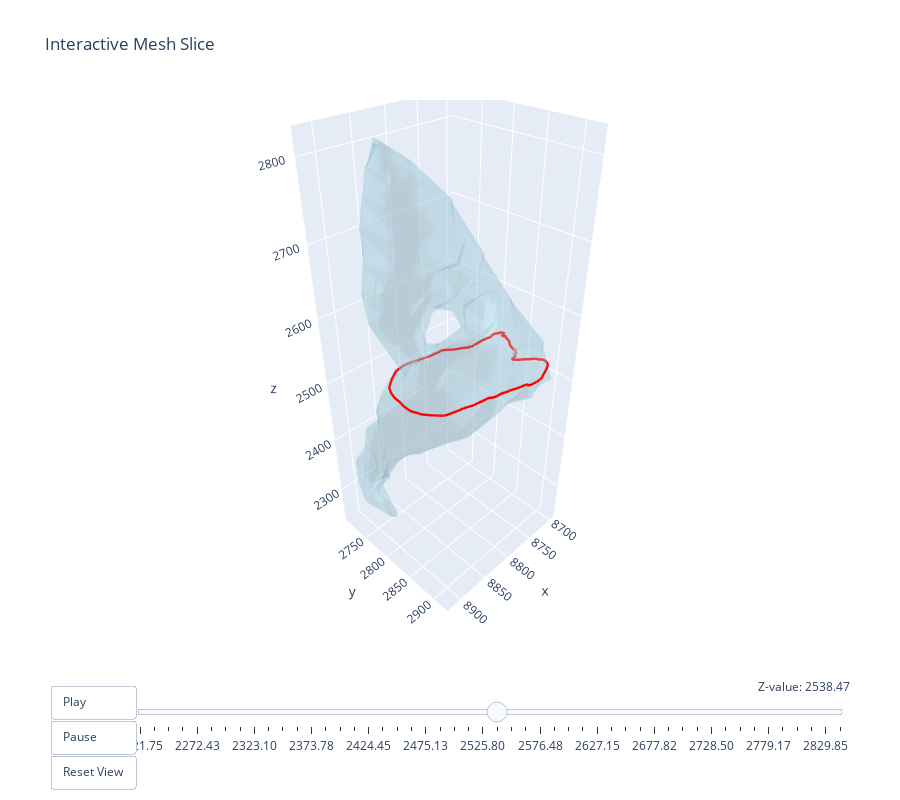

Notebook source saved alongside this figure:
### Markdown cell above
## Load TS2 Mesh

### Code cell
# Load the TS2 mesh from the data directory
mesh_path = data_path("mesh/raw/TS2_alone.obj")

ts = trimesh.load(mesh_path)

mm = MeshManager(mesh=ts)
mm.repair_mesh()
mm.align_furthest_points_with_z()
mm.print_mesh_analysis()
mm.visualize_mesh_slice_interactive()

### Figure 1 — Plotly figure (JSON) as saved in the notebook; plotly's stock layout.template omitted (floating-point values rounded to 4 significant figures; data arrays with more than 128 entries replaced by an {"elided": "..."} marker saying what was removed)
{"data": [{"color": "lightblue", "i": {"elided": "2008 int values"}, "j": {"elided": "2008 int values"}, "k": {"elided": "2008 int values"}, "name": "Mesh", "opacity": 0.3, "type": "mesh3d", "x": {"elided": "1004 float values"}, "y": {"elided": "1004 float values"}, "z": {"elided": "1004 float values"}}, {"line": {"color": "red", "width": 5}, "mode": "lines", "name": "Slice at z=2532.14", "type": "scatter3d", "x": {"elided": "157 float values"}, "y": {"elided": "157 float values"}, "z": {"elided": "157 float values"}}], "layout": {"height": 800, "margin": {"b": 100, "l": 50, "r": 50, "t": 100}, "scene": {"aspectmode": "data", "camera": {"eye": {"x": 1.5, "y": 1.5, "z": 1.5}}}, "sliders": [{"active": 25, "currentvalue": {"prefix": "Z-value: ", "visible": true, "xanchor": "right"}, "len": 0.9, "pad": {"b": 10, "t": 50}, "steps": [{"args": [["frame_0"], {"frame": {"duration": 0, "redraw": true}, "mode": "immediate"}], "label": "2221.75", "method": "animate"}, {"args": [["frame_1"], {"frame": {"duration": 0, "redraw": true}, "mode": "immediate"}], "label": "2234.42", "method": "animate"}, {"args": [["frame_2"], {"frame": {"duration": 0, "redraw": true}, "mode": "immediate"}], "label": "2247.09", "method": "animate"}, {"args": [["frame_3"], {"frame": {"duration": 0, "redraw": true}, "mode": "immediate"}], "label": "2259.76", "method": "animate"}, {"args": [["frame_4"], {"frame": {"duration": 0, "redraw": true}, "mode": "immediate"}], "label": "2272.43", "method": "animate"}, {"args": [["frame_5"], {"frame": {"duration": 0, "redraw": true}, "mode": "immediate"}], "label": "2285.10", "method": "animate"}, {"args": [["frame_6"], {"frame": {"duration": 0, "redraw": true}, "mode": "immediate"}], "label": "2297.77", "method": "animate"}, {"args": [["frame_7"], {"frame": {"duration": 0, "redraw": true}, "mode": "immediate"}], "label": "2310.43", "method": "animate"}, {"args": [["frame_8"], {"frame": {"duration": 0, "redraw": true}, "mode": "immediate"}], "label": "2323.10", "method": "animate"}, {"args": [["frame_9"], {"frame": {"duration": 0, "redraw": true}, "mode": "immediate"}], "label": "2335.77", "method": "animate"}, {"args": [["frame_10"], {"frame": {"duration": 0, "redraw": true}, "mode": "immediate"}], "label": "2348.44", "method": "animate"}, {"args": [["frame_11"], {"frame": {"duration": 0, "redraw": true}, "mode": "immediate"}], "label": "2361.11", "method": "animate"}, {"args": [["frame_12"], {"frame": {"duration": 0, "redraw": true}, "mode": "immediate"}], "label": "2373.78", "method": "animate"}, {"args": [["frame_13"], {"frame": {"duration": 0, "redraw": true}, "mode": "immediate"}], "label": "2386.45", "method": "animate"}, {"args": [["frame_14"], {"frame": {"duration": 0, "redraw": true}, "mode": "immediate"}], "label": "2399.11", "method": "animate"}, {"args": [["frame_15"], {"frame": {"duration": 0, "redraw": true}, "mode": "immediate"}], "label": "2411.78", "method": "animate"}, {"args": [["frame_16"], {"frame": {"duration": 0, "redraw": true}, "mode": "immediate"}], "label": "2424.45", "method": "animate"}, {"args": [["frame_17"], {"frame": {"duration": 0, "redraw": true}, "mode": "immediate"}], "label": "2437.12", "method": "animate"}, {"args": [["frame_18"], {"frame": {"duration": 0, "redraw": true}, "mode": "immediate"}], "label": "2449.79", "method": "animate"}, {"args": [["frame_19"], {"frame": {"duration": 0, "redraw": true}, "mode": "immediate"}], "label": "2462.46", "method": "animate"}, {"args": [["frame_20"], {"frame": {"duration": 0, "redraw": true}, "mode": "immediate"}], "label": "2475.13", "method": "animate"}, {"args": [["frame_21"], {"frame": {"duration": 0, "redraw": true}, "mode": "immediate"}], "label": "2487.80", "method": "animate"}, {"args": [["frame_22"], {"frame": {"duration": 0, "redraw": true}, "mode": "immediate"}], "label": "2500.46", "method": "animate"}, {"args": [["frame_23"], {"frame": {"duration": 0, "redraw": true}, "mode": "immediate"}], "label": "2513.13", "method": "animate"}, {"args": [["frame_24"], {"frame": {"duration": 0, "redraw": true}, "mode": "immediate"}], "label": "2525.80", "method": "animate"}, {"args": [["frame_25"], {"frame": {"duration": 0, "redraw": true}, "mode": "immediate"}], "label": "2538.47", "method": "animate"}, {"args": [["frame_26"], {"frame": {"duration": 0, "redraw": true}, "mode": "immediate"}], "label": "2551.14", "method": "animate"}, {"args": [["frame_27"], {"frame": {"duration": 0, "redraw": true}, "mode": "immediate"}], "label": "2563.81", "method": "animate"}, {"args": [["frame_28"], {"frame": {"duration": 0, "redraw": true}, "mode": "immediate"}], "label": "2576.48", "method": "animate"}, {"args": [["frame_29"], {"frame": {"duration": 0, "redraw": true}, "mode": "immediate"}], "label": "2589.14", "method": "animate"}, {"args": [["frame_30"], {"frame": {"duration": 0, "redraw": true}, "mode": "immediate"}], "label": "2601.81", "method": "animate"}, {"args": [["frame_31"], {"frame": {"duration": 0, "redraw": true}, "mode": "immediate"}], "label": "2614.48", "method": "animate"}, {"args": [["frame_32"], {"frame": {"duration": 0, "redraw": true}, "mode": "immediate"}], "label": "2627.15", "method": "animate"}, {"args": [["frame_33"], {"frame": {"duration": 0, "redraw": true}, "mode": "immediate"}], "label": "2639.82", "method": "animate"}, {"args": [["frame_34"], {"frame": {"duration": 0, "redraw": true}, "mode": "immediate"}], "label": "2652.49", "method": "animate"}, {"args": [["frame_35"], {"frame": {"duration": 0, "redraw": true}, "mode": "immediate"}], "label": "2665.16", "method": "animate"}, {"args": [["frame_36"], {"frame": {"duration": 0, "redraw": true}, "mode": "immediate"}], "label": "2677.82", "method": "animate"}, {"args": [["frame_37"], {"frame": {"duration": 0, "redraw": true}, "mode": "immediate"}], "label": "2690.49", "method": "animate"}, {"args": [["frame_38"], {"frame": {"duration": 0, "redraw": true}, "mode": "immediate"}], "label": "2703.16", "method": "animate"}, {"args": [["frame_39"], {"frame": {"duration": 0, "redraw": true}, "mode": "immediate"}], "label": "2715.83", "method": "animate"}, {"args": [["frame_40"], {"frame": {"duration": 0, "redraw": true}, "mode": "immediate"}], "label": "2728.50", "method": "animate"}, {"args": [["frame_41"], {"frame": {"duration": 0, "redraw": true}, "mode": "immediate"}], "label": "2741.17", "method": "animate"}, {"args": [["frame_42"], {"frame": {"duration": 0, "redraw": true}, "mode": "immediate"}], "label": "2753.84", "method": "animate"}, {"args": [["frame_43"], {"frame": {"duration": 0, "redraw": true}, "mode": "immediate"}], "label": "2766.50", "method": "animate"}, {"args": [["frame_44"], {"frame": {"duration": 0, "redraw": true}, "mode": "immediate"}], "label": "2779.17", "method": "animate"}, {"args": [["frame_45"], {"frame": {"duration": 0, "redraw": true}, "mode": "immediate"}], "label": "2791.84", "method": "animate"}, {"args": [["frame_46"], {"frame": {"duration": 0, "redraw": true}, "mode": "immediate"}], "label": "2804.51", "method": "animate"}, {"args": [["frame_47"], {"frame": {"duration": 0, "redraw": true}, "mode": "immediate"}], "label": "2817.18", "method": "animate"}, {"args": [["frame_48"], {"frame": {"duration": 0, "redraw": true}, "mode": "immediate"}], "label": "2829.85", "method": "animate"}, {"args": [["frame_49"], {"frame": {"duration": 0, "redraw": true}, "mode": "immediate"}], "label": "2842.52", "method": "animate"}], "x": 0.1, "y": 0}], "title": {"text": "Interactive Mesh Slice"}, "updatemenus": [{"buttons": [{"args": [null, {"frame": {"duration": 200, "redraw": true}, "fromcurrent": true}], "label": "Play", "method": "animate"}, {"args": [[null], {"frame": {"duration": 0, "redraw": false}, "mode": "immediate"}], "label": "Pause", "method": "animate"}, {"args": [{"scene.camera.eye": {"x": 1.5, "y": 1.5, "z": 1.5}}], "label": "Reset View", "method": "relayout"}], "pad": {"r": 10, "t": 60}, "showactive": false, "type": "buttons", "x": 0, "xanchor": "left", "y": 0, "yanchor": "top"}]}}
